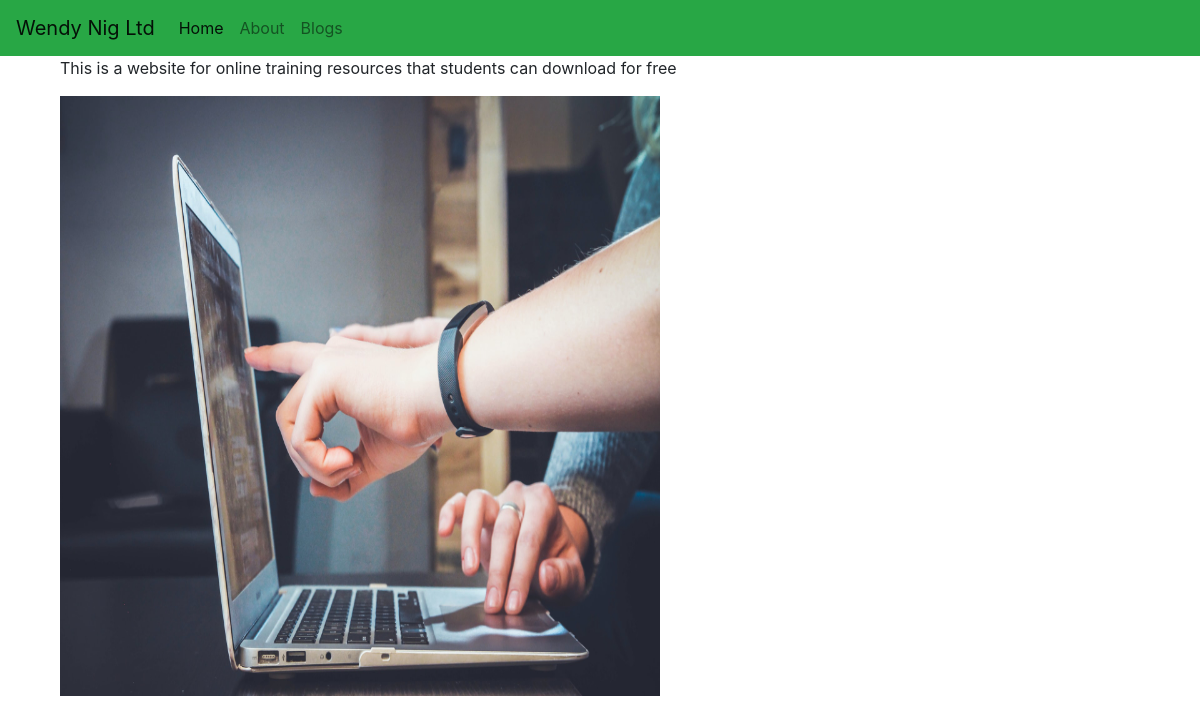
/project_detail/4/, run on the app's committed database.
### portfolio/models.py (models this page shows, shortened)
class Project(models.Model):
    title = models.CharField(max_length=100)
    description = models.CharField(max_length=250)
    image = models.ImageField(upload_to="portfolio/images/")
    url = models.URLField(blank=True)

### portfolio/views.py (the view)
# urls.py: path('project_detail/<int:project_id>/', views.project_detail, name='project_detail'),
def project_detail(request, project_id):
    project = get_object_or_404(Project, pk=project_id)
    context = {'project': project}
    return render(request, 'portfolio/project-detail.html', context)

### portfolio/templates/portfolio/project-detail.html (shortened to what this page needs)
{% extends "portfolio/base.html" %}
{% block content %}
    <div class="container">
        <h1>{{project.title}}</h1>
        <p>{{project.description}}</p>
        <img src="{{project.image.url}}" alt="project's image" height="600" width="600">
        <br>
        <br>
    </div>
{% endblock content %}

### blog/static/blog/css/mystyle.css (style rules this page uses)
.loader { filter:hue-rotate(0deg); color:linear-gradient(45deg,#0f8,#08f); animation:hue 10000ms infinite linear; }

### data on the page
Project: description "This is a website for online training resources that students can download for free", image (picture)
